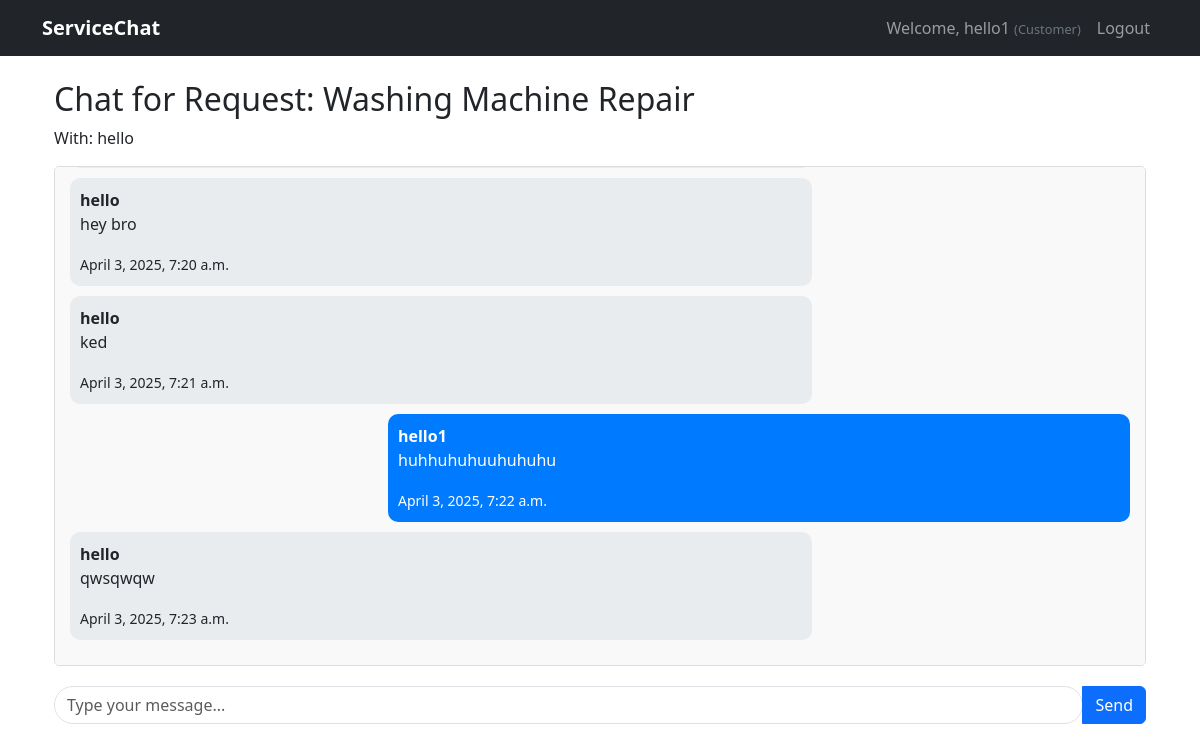
Screenshot of /chat/1/ (signed in) with the database file from the repository.
### core/models.py (models this page shows, shortened)
class User(AbstractUser):
    is_customer = models.BooleanField(default=False)
    is_agent = models.BooleanField(default=False)
    profile_picture = models.ImageField(upload_to='profile_pics/', null=True, blank=True)

class ServiceRequest(models.Model):
    STATUS_CHOICES = [
        ('pending', 'Pending'),
        ('accepted', 'Accepted'),
        ('rejected', 'Rejected'),
        ('completed', 'Completed'),
    ]
    customer = models.ForeignKey(User, on_delete=models.CASCADE, related_name='customer_requests')
    agent = models.ForeignKey(User, on_delete=models.CASCADE, related_name='agent_requests')
    subject = models.CharField(max_length=200)
    description = models.TextField()
    created_at = models.DateTimeField(default=timezone.now)
    status = models.CharField(max_length=20, choices=STATUS_CHOICES, default='pending')

class ChatMessage(models.Model):
    request = models.ForeignKey(ServiceRequest, on_delete=models.CASCADE, related_name='messages')
    sender = models.ForeignKey(User, on_delete=models.CASCADE)
    message = models.TextField()
    timestamp = models.DateTimeField(auto_now_add=True)
    def __str__(self):
        return f"Chat {self.id}"
    class Meta:
        ordering = ['timestamp']

### core/views.py (the view)
# urls.py: path('chat/<int:request_id>/', views.chat, name='chat'),
@login_required
def chat(request, request_id):
    service_request = get_object_or_404(ServiceRequest, id=request_id)
    if request.user not in [service_request.customer, service_request.agent]:
        return redirect('dashboard')
    if service_request.status != 'accepted':
        return redirect('dashboard')
    messages = ChatMessage.objects.filter(request=service_request).order_by('timestamp')
    if request.method == 'POST':
        form = ChatMessageForm(request.POST)
        if form.is_valid():
            chat_message = form.save(commit=False)
            chat_message.request = service_request
            chat_message.sender = request.user
            chat_message.save()
            return redirect('chat', request_id=request_id)
    else:
        form = ChatMessageForm()
    return render(request, 'chat.html', {
        'service_request': service_request,
        'messages': messages,
        'form': form,
        'other_user': service_request.agent if request.user == service_request.customer else service_request.customer
    })

### core/forms.py
class ChatMessageForm(forms.ModelForm):
    class Meta:
        model = ChatMessage
        fields = ['message']

### core/templates/chat.html (shortened to what this page needs)
{% extends 'base.html' %}
{% block content %}
<div class="container">
    <h2>Chat for Request: {{ service_request.subject }}</h2>
    <p>With: {{ other_user.username }}</p>
    <div id="chat-container">
        {% for message in messages %}
            <div class="chat-message {% if message.sender == request.user %}sent{% else %}received{% endif %}">
                <strong>{{ message.sender.username }}</strong>
                <p>{{ message.message }}</p>
                <small>{{ message.timestamp }}</small>
            </div>
        {% endfor %}
    </div>
    <form id="chat-form" method="post">
        <div class="input-group mb-3">
            <input type="text" class="form-control" id="message-input" name="message" placeholder="Type your message..." required>
            <button class="btn btn-primary" type="submit">Send</button>
        </div>
    </form>
</div>
{% endblock %}

### core/templates/base.html (shortened to what this page needs)
<!DOCTYPE html>
<html lang="en">
<head>
    <link href="https://cdn.jsdelivr.net/npm/bootstrap@5.3.0/dist/css/bootstrap.min.css" rel="stylesheet">
</head>
<body>
    <nav class="navbar navbar-expand-lg navbar-dark bg-dark">
        <div class="container">
            <a class="navbar-brand" href="{% if user.is_authenticated %}{% if user.is_customer %}{% url 'customer_dashboard' %}{% else %}{% url 'agent_dashboard' %}{% endif %}{% else %}{% url 'login' %}{% endif %}">ServiceChat</a>
            <div class="collapse navbar-collapse" id="navbarNav">
                <ul class="navbar-nav ms-auto">
                    {% if user.is_authenticated %}
                        <li class="nav-item">
                            <span class="nav-link">
                                Welcome, {{ user.username }}
                                <span class="user-type">
                                    {% if user.is_customer %}(Customer){% else %}(Agent){% endif %}
                                </span>
                            </span>
                        </li>
                        <li class="nav-item">
                            <form action="{% url 'logout' %}" method="post" class="d-inline">
                            <button type="submit" class="nav-link btn btn-link" style="border: none; background: none; cursor: pointer;">Logout</button>
                            </form>
                        </li>
                    {% endif %}
                </ul>
            </div>
        </div>
    </nav>
    <div class="container mt-4">
        {% block content %}{% endblock %}
    </div>
</body>
</html>

### core/templates/base.html (style rules this page uses)
.navbar-brand { font-weight: bold; }
.user-type { font-size: 0.8rem; color: #6c757d; }
.chat-message { border-radius: 10px; padding: 10px; margin-bottom: 10px; max-width: 70%; }
.sent { background-color: #007bff; color: white; margin-left: auto; }
.received { background-color: #e9ecef; margin-right: auto; }

### core/templates/chat.html (style rules this page uses)
#chat-container { height: 500px; overflow-y: auto; border: 1px solid #ddd; border-radius: 5px; padding: 15px; margin-bottom: 20px; background-color: #f9f9f9; }
#message-input { border-radius: 20px; }

### rows the page displays
User: username "hello1"
ServiceRequest: subject "Washing Machine Repair"
User: username "hello"
ChatMessage: sender.username "hello", message "hey bro", timestamp "April 3, 2025, 7:20 a.m."
ChatMessage: sender.username "hello", message "ked", timestamp "April 3, 2025, 7:21 a.m."
ChatMessage: sender.username "hello1", message "huhhuhuhuuhuhuhu", timestamp "April 3, 2025, 7:22 a.m."
ChatMessage: sender.username "hello", message "qwsqwqw", timestamp "April 3, 2025, 7:23 a.m."
